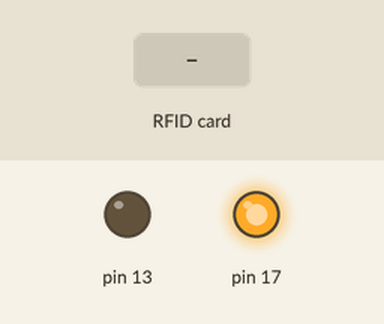
Recording of a sketch running on a simulated Arduino Leonardo, built with avr-gcc and run on an emulated ATmega32U4. Parts: output pins drawn as LEDs (lit = HIGH). Inputs (shaded band) come from the test bench. USB keyboard and mouse output is not drawn.

Above: at 1.2 s.
1.3 s: RFID card 64 AE DD FC held to the reader
At 1.7 s:
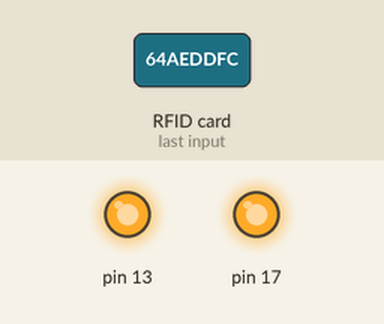
Timing chart, 0 to 4.3 s (numbered marks = the images above; inputs shaded):
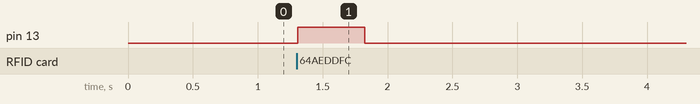

Measured:
- after the input at 1.3 s, pin 13: LOW → HIGH at once, → LOW 0.52 s later

The sketch:

RFID_Password_Typer.ino
```cpp
//RFID Password Typer
//If a matching tag is found, the keyboard types
//CTRL-ALT-DEL, then types the password and presses enter
//Which should log you on to a Windows computer
//Or Lock the computer if you're already logged in

#include <SPI.h>
#include <MFRC522.h>
#include "Keyboard.h"

#define RST_PIN 9
#define SS_PIN 10

byte tag[10]={0x64,0xAE,0xDD,0xFC,};
char pswd[]="********\n";      //password, end with just \n
MFRC522 mfrc522(SS_PIN, RST_PIN);  // Create MFRC522 instance

void setup() {
	SPI.begin();              //start SPI
	mfrc522.PCD_Init();       //start RC522 module
  Keyboard.begin();         //start USB keyboard
  pinMode(13,OUTPUT);
  digitalWrite(13,LOW);     //LED off
}

void loop() {
	if (!mfrc522.PICC_IsNewCardPresent()){return;}
  if (!mfrc522.PICC_ReadCardSerial()){return;}
  for(byte i = 0; i < mfrc522.uid.size; i++){
    if(mfrc522.uid.uidByte[i]!=tag[i]){return;}
  }
  mfrc522.PICC_HaltA();         //stop tag so we don't get repeats
  digitalWrite(13,HIGH);        //LED on so we know we've got tag match
  Keyboard.press(KEY_LEFT_CTRL);
  Keyboard.press(KEY_LEFT_ALT);
  Keyboard.press(KEY_DELETE);
  delay(100);
  Keyboard.releaseAll();
  delay(300);
  Keyboard.print(pswd);
  delay(100);
  digitalWrite(13,LOW);         //LED off
}
```
